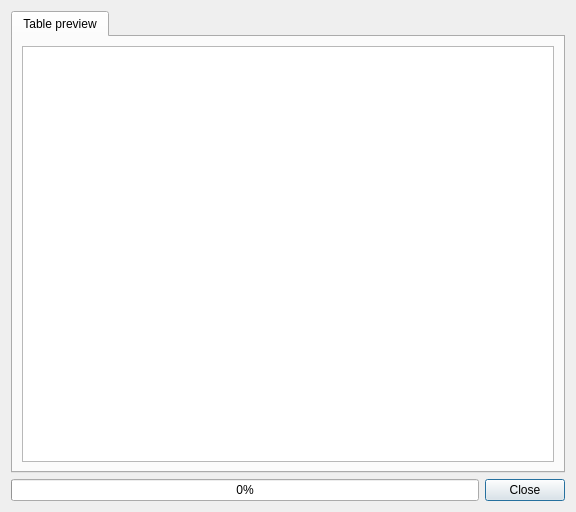
<?xml version="1.0" encoding="UTF-8"?>
<ui version="4.0">
 <class>Dialog</class>
 <widget class="QDialog" name="Dialog">
  <property name="geometry">
   <rect>
    <x>0</x>
    <y>0</y>
    <width>576</width>
    <height>512</height>
   </rect>
  </property>
  <property name="windowTitle">
   <string>Table Viewer</string>
  </property>
  <property name="windowIcon">
   <iconset>
    <normaloff>tableManagerIcon.png</normaloff>tableManagerIcon.png</iconset>
  </property>
  <layout class="QVBoxLayout" name="verticalLayout">
   <item>
    <widget class="QTabWidget" name="tabWidget">
     <property name="currentIndex">
      <number>0</number>
     </property>
     <widget class="QWidget" name="tab">
      <attribute name="title">
       <string>Table preview</string>
      </attribute>
      <layout class="QHBoxLayout" name="horizontalLayout_2">
       <item>
        <widget class="QTableWidget" name="dataTable"/>
       </item>
      </layout>
     </widget>
    </widget>
   </item>
   <item>
    <layout class="QHBoxLayout" name="horizontalLayout">
     <item>
      <widget class="QProgressBar" name="progressBar">
       <property name="value">
        <number>0</number>
       </property>
      </widget>
     </item>
     <item>
      <widget class="QDialogButtonBox" name="buttonBox">
       <property name="sizePolicy">
        <sizepolicy hsizetype="Fixed" vsizetype="Fixed">
         <horstretch>0</horstretch>
         <verstretch>0</verstretch>
        </sizepolicy>
       </property>
       <property name="orientation">
        <enum>Qt::Horizontal</enum>
       </property>
       <property name="standardButtons">
        <set>QDialogButtonBox::Close</set>
       </property>
       <property name="centerButtons">
        <bool>false</bool>
       </property>
      </widget>
     </item>
    </layout>
   </item>
  </layout>
 </widget>
 <resources/>
 <connections>
  <connection>
   <sender>buttonBox</sender>
   <signal>rejected()</signal>
   <receiver>Dialog</receiver>
   <slot>reject()</slot>
   <hints>
    <hint type="sourcelabel">
     <x>316</x>
     <y>260</y>
    </hint>
    <hint type="destinationlabel">
     <x>286</x>
     <y>274</y>
    </hint>
   </hints>
  </connection>
  <connection>
   <sender>buttonBox</sender>
   <signal>accepted()</signal>
   <receiver>Dialog</receiver>
   <slot>accept()</slot>
   <hints>
    <hint type="sourcelabel">
     <x>248</x>
     <y>254</y>
    </hint>
    <hint type="destinationlabel">
     <x>157</x>
     <y>274</y>
    </hint>
   </hints>
  </connection>
 </connections>
</ui>
